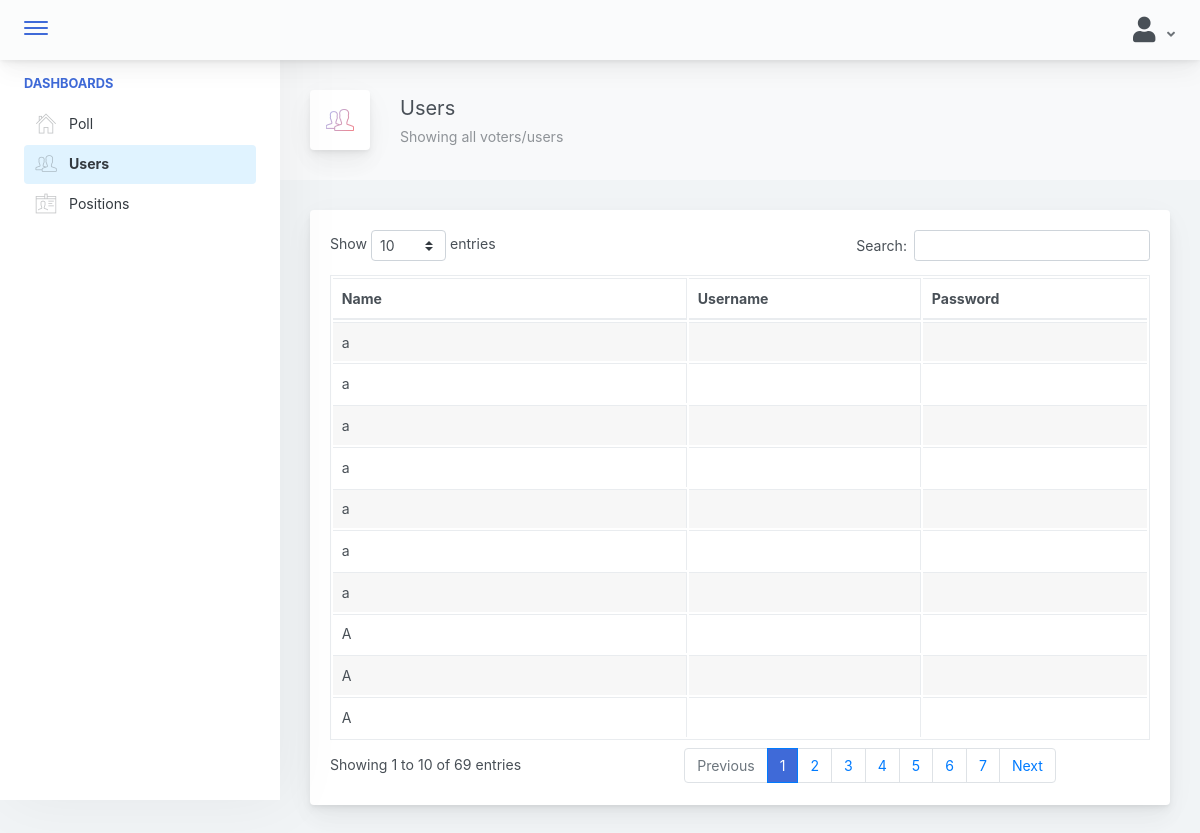
Screenshot of /admin/pages/users.php (signed in) with the database file from the repository.
### tables this page shows
CREATE TABLE `users_profile` (
  `voters_id` int NOT NULL AUTO_INCREMENT,
  `pos_id` int DEFAULT NULL,
  `type_id` int NOT NULL,
  `user_fullname` varchar(50) NOT NULL,
  `user_age` int DEFAULT NULL,
  `user_address` varchar(150) DEFAULT NULL,
  `user_motto` varchar(150) DEFAULT NULL,
  `user_achievements` varchar(500) DEFAULT NULL,
  `user_image` varchar(500) DEFAULT NULL,
  `user_status` int NOT NULL,
  PRIMARY KEY (`voters_id`)
);

### model/select_queries.php (called while the page is built, shortened)
<?php
	class Select
	{
        private $conn;
		public function __construct($db){
			$this->conn = $db;
		}
		public function getUsers(){
			$query = "SELECT * FROM users_profile prof, users_account_file acc WHERE prof.voters_id=acc.voters_id";
			$this->conn->setAttribute( PDO::ATTR_ERRMODE, PDO:: ERRMODE_WARNING);
			$sel = $this->conn->prepare($query);
			$sel->execute();
			return $sel;
		}
		public function hasOpenVotes(){
			$query = "SELECT COUNT(poll_id) as active_poll FROM poll_file WHERE poll_status=5 OR poll_status=3";
			$this->conn->setAttribute( PDO::ATTR_ERRMODE, PDO:: ERRMODE_WARNING);
			$sel = $this->conn->prepare($query);
			$sel->execute();
			return $sel;
        }
    }
?>

### admin/components/data_table.php (the view)
<div class="row">
    <div class="col-md-12">
        <div class="main-card mb-3 card">
            <div class="card-body">
                <table id="users-table" class="table table-striped table-bordered" style="width:100%">
                    <thead>
                        <tr>
                            <th>Name</th>
                            <th>Username</th>
                            <th>Password</th>
                        </tr>
                    </thead>
                    <tbody>
                        <?php
                            $query = $select->getUsers();
                            while($row = $query->fetch(PDO::FETCH_ASSOC)){
                                echo'
                                    <tr>
                                        <td>'.$row['user_fullname'].'</td>
                                        <td>'.$row['voters_username'].'</td>
                                        <td>'.$row['voters_password'].'</td>
                                    </tr>
                                ';
                            }
                        ?>
                    </tbody>
                </table>
            </div>
        </div>
    </div>
</div>

### admin/components/header.php (style rules this page uses)
body:not(.modal-open) { padding-right: 0px !important; }

### rows the page displays
users_profile: user_fullname "a"
users_profile: user_fullname "a"
users_profile: user_fullname "a"
users_profile: user_fullname "a"
users_profile: user_fullname "a"
users_profile: user_fullname "a"
users_profile: user_fullname "a"
users_profile: user_fullname "A"
users_profile: user_fullname "A"
users_profile: user_fullname "A"
